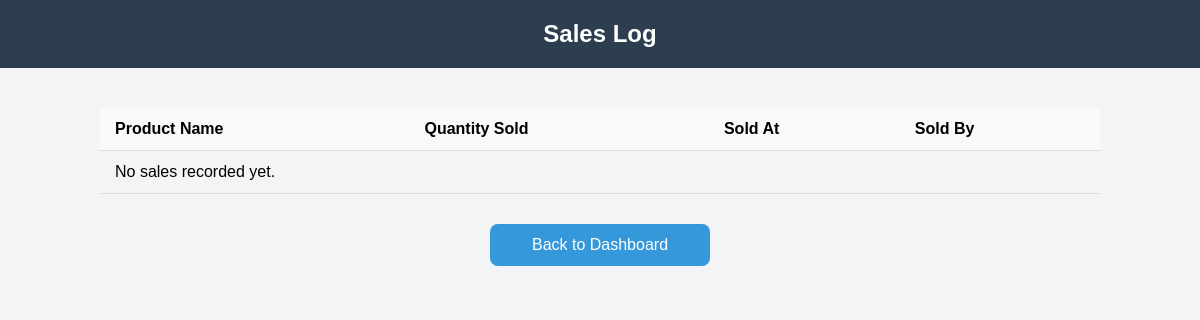
Page /view_sales.php (signed in) on the earlier database version.
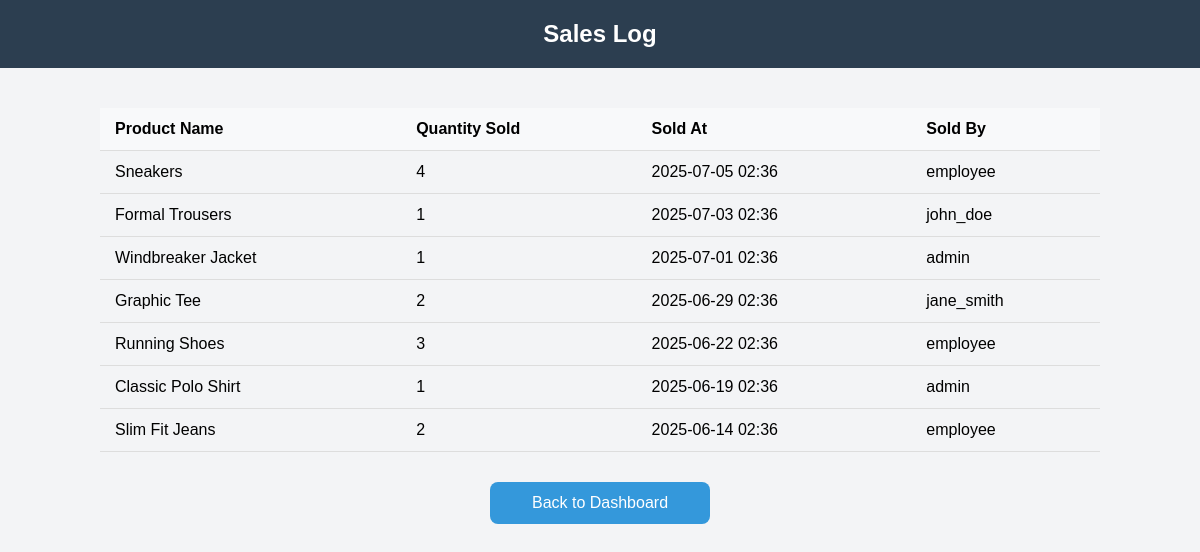
Same page on the later database version.
### tables this page shows
CREATE TABLE IF NOT EXISTS sales_log (
  idsales_log INT NOT NULL AUTO_INCREMENT,
  quantity INT,
  sold_at DATETIME,
  user_iduser INT NOT NULL,
  product_idproduct INT NOT NULL,
  PRIMARY KEY (idsales_log),
  FOREIGN KEY (user_iduser) REFERENCES user(iduser),
  FOREIGN KEY (product_idproduct) REFERENCES product(idproduct)
);

CREATE TABLE IF NOT EXISTS product (
  idproduct INT NOT NULL AUTO_INCREMENT,
  name VARCHAR(45),
  brand VARCHAR(45),
  category VARCHAR(45),
  size VARCHAR(45),
  color VARCHAR(45),
  price VARCHAR(45),
  quantity INT,
  low_stock_threshold INT,
  created_at DATETIME,
  updated_at DATETIME,
  status ENUM('pending', 'approved', 'rejected') DEFAULT 'pending',
  added_by INT,
  PRIMARY KEY (idproduct),
  FOREIGN KEY (added_by) REFERENCES user(iduser) 
);

CREATE TABLE IF NOT EXISTS user (
  iduser INT NOT NULL AUTO_INCREMENT,
  username VARCHAR(45) NOT NULL,
  password VARCHAR(255) NOT NULL,
  role ENUM('admin', 'employee') NOT NULL,
  status ENUM('active', 'inactive') DEFAULT 'active',
  join_date DATETIME DEFAULT CURRENT_TIMESTAMP,
  PRIMARY KEY (iduser)
);

### view_sales.php (the view, shortened to what this page needs)
<?php
require_once 'db_connect.php';
$sales = $conn->query("
    SELECT
        s.quantity,
        s.sold_at,
        u.username,
        p.name AS product_name
    FROM sales_log s
    JOIN user u ON s.user_iduser = u.iduser
    JOIN product p ON s.product_idproduct = p.idproduct
    ORDER BY s.sold_at DESC
");
?>
<!DOCTYPE html>
<html>
<head>
    <link rel="stylesheet" href="styles.css">
</head>
<body>
    <h2>Sales Log</h2>
    <div class="analytics-container">
        <table class="sales-table">
            <thead>
                <tr>
                    <th>Product Name</th>
                    <th>Quantity Sold</th>
                    <th>Sold At</th>
                    <th>Sold By</th>
                </tr>
            </thead>
            <tbody>
                <?php if ($sales->num_rows > 0): ?>
                    <?php while ($row = $sales->fetch_assoc()): ?>
                        <tr>
                            <td><?= htmlspecialchars($row['product_name']) ?></td>
                            <td><?= $row['quantity'] ?></td>
                            <td><?= date('Y-m-d H:i', strtotime($row['sold_at'])) ?></td>
                            <td><?= htmlspecialchars($row['username']) ?></td>
                        </tr>
                    <?php endwhile; ?>
                <?php else: ?>
                    <tr><td colspan="4">No sales recorded yet.</td></tr>
                <?php endif; ?>
            </tbody>
        </table>
        <div style="text-align: center; margin-top: 30px;">
            <button onclick="window.location.href='dashboard.php'" class="logout-button">Back to Dashboard</button>
        </div>
    </div>
</body>
</html>

Differences in the rows shown:
added sales_log: product_idproduct.name "Sneakers", quantity "4", sold_at "2025-07-05 02:36", user_iduser.username "employee"
added sales_log: product_idproduct.name "Formal Trousers", quantity "1", sold_at "2025-07-03 02:36", user_iduser.username "john_doe"
added sales_log: product_idproduct.name "Windbreaker Jacket", quantity "1", sold_at "2025-07-01 02:36", user_iduser.username "admin"
added sales_log: product_idproduct.name "Graphic Tee", quantity "2", sold_at "2025-06-29 02:36", user_iduser.username "jane_smith"
added sales_log: product_idproduct.name "Running Shoes", quantity "3", sold_at "2025-06-22 02:36", user_iduser.username "employee"
added sales_log: product_idproduct.name "Classic Polo Shirt", quantity "1", sold_at "2025-06-19 02:36", user_iduser.username "admin"
added sales_log: product_idproduct.name "Slim Fit Jeans", quantity "2", sold_at "2025-06-14 02:36", user_iduser.username "employee"
Other differences:
text no longer shown: "No sales recorded yet."
